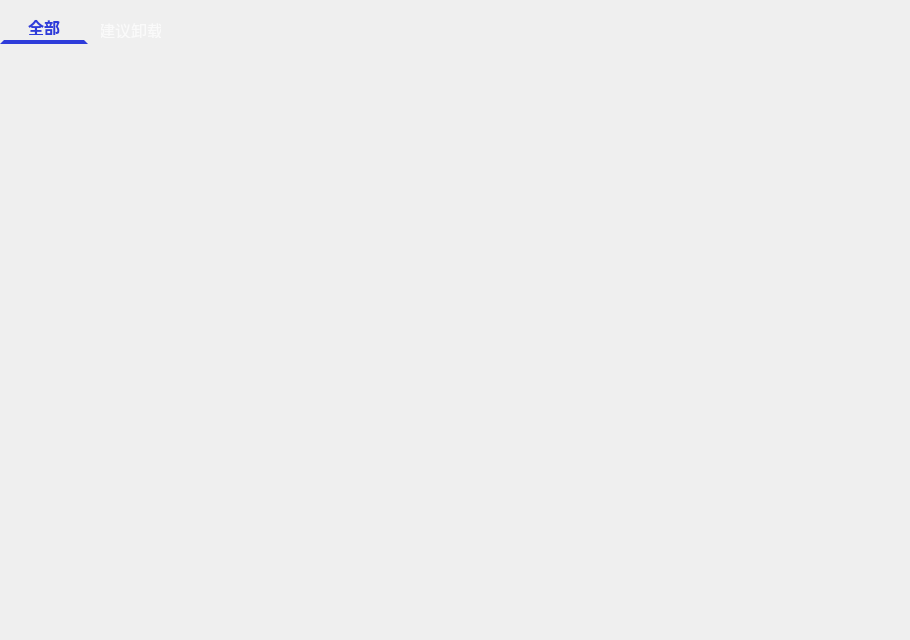
                  <widget class="QWidget" name="page_uninstall">
                   <widget class="QTabWidget" name="page_uninstall_view_on_apps">
                    <property name="geometry">
                     <rect>
                      <x>0</x>
                      <y>10</y>
                      <width>901</width>
                      <height>621</height>
                     </rect>
                    </property>
                    <property name="styleSheet">
                     <string notr="true">QTabWidget::pane {
    border: none;
    /* border: 2px solid rgba(102, 138, 210, 120); */
    /* border-radius:8px; */
    background: transparent;
}

QTabWidget::tab-bar:top {
    /* top: 2px; */
    /* left:2px; */
}

QTabWidget::tab-bar:bottom {
    bottom: 6px;
}

QTabWidget::tab-bar:left {
    /* right: 6px; */
    /* left: 6 px;  */
}

QTabWidget::tab-bar:right {
    /* left: 6px; */
    /* right: 6 px; */
}

QTabBar::tab {
    /* border: none; */
    border: 4px solid rgba(255, 255, 255, 0);
    background: rgb(255, 255, 255); 
    /* width: 50 px; */
    height: 16px;
    font-size : 16px;
    padding-left: 8 px; 
    padding-right: 8 px;
		width: 60px;
}

QTabBar::tab:selected {
    background: transparent; 
    /* background: rgba(255, 255, 255, 170); */
    color: rgb(46, 60, 218);
    /* color: rgb(81, 85, 133); */
    font-weight: bold; 
    border-bottom-color: rgb(46, 60, 218);
    /* margin-bottom: -2px;  */
}

QTabBar::tab:!selected {
    background: transparent;
    color: rgba(255, 255, 255, 170);
    padding-bottom: 6px; 
    /* color: rgba(51, 51, 51, 180); */
    /* color: rgba(128, 128, 128, 180); */
    /* margin-bottom: -2px; */
}

QTabBar::tab:!selected:hover {
    background: #999;
}

QTabBar::tab:top:!selected {
    margin-top: 3px;
}

QTabBar::tab:bottom:!selected {
    margin-bottom: 3px;
}

QTabBar::tab:top, QTabBar::tab:bottom {
    min-width: 12px;
    margin-right: -1px;
    padding: 5px 10px 5px 10px;
}

QTabBar::tab:top:selected {
    border-bottom-color: none;
}

QTabBar::tab:bottom:selected {
    border-top-color: none;
}

QTabBar::tab:top:last, QTabBar::tab:bottom:last,
QTabBar::tab:top:only-one, QTabBar::tab:bottom:only-one {
    margin-right: 0;
}

QTabBar::tab:left:!selected {
    margin-right: 3px;
}

QTabBar::tab:right:!selected {
    margin-left: 3px;
}

QTabBar::tab:left, QTabBar::tab:right {
    min-height: 8ex;
    margin-bottom: -1px;
    padding: 10px 5px 10px 5px;
}

QTabBar::tab:left:selected {
    border-left-color: none;
}

QTabBar::tab:right:selected {
    border-right-color: none;
}

QTabBar::tab:left:last, QTabBar::tab:right:last,
QTabBar::tab:left:only-one, QTabBar::tab:right:only-one {
    margin-bottom: 0;
}</string>
                    </property>
                    <property name="currentIndex">
                     <number>0</number>
                    </property>
                    <widget class="QWidget" name="uninstall_all_app_view">
                     <attribute name="title">
                      <string>全部</string>
                     </attribute>
                    </widget>
                    <widget class="QWidget" name="uninstall_recommend_app_view">
                     <attribute name="title">
                      <string>  建议卸载  </string>
                     </attribute>
                    </widget>
                   </widget>
                  </widget>
